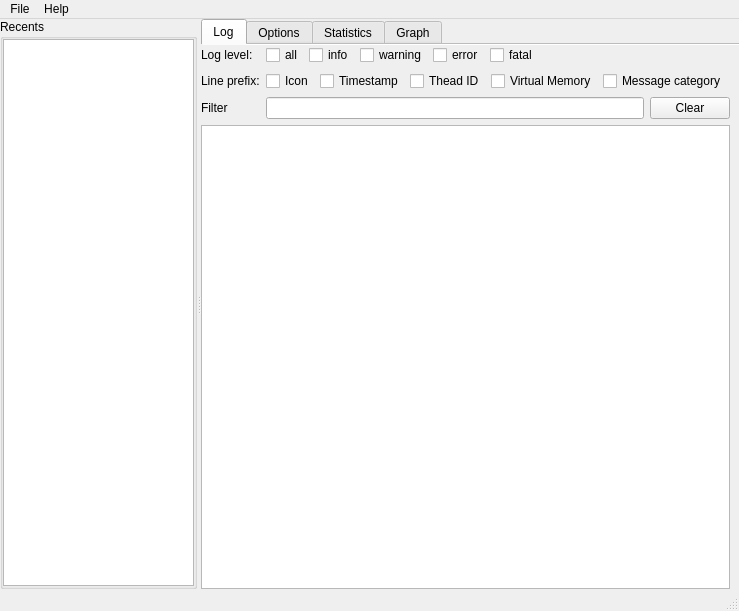
<?xml version="1.0" encoding="UTF-8"?>
<ui version="4.0">
 <class>MainWindow</class>
 <widget class="QMainWindow" name="MainWindow">
  <property name="geometry">
   <rect>
    <x>0</x>
    <y>0</y>
    <width>739</width>
    <height>611</height>
   </rect>
  </property>
  <property name="windowTitle">
   <string>Appleseed Log Parser</string>
  </property>
  <widget class="QWidget" name="centralwidget">
   <layout class="QHBoxLayout" name="horizontalLayout">
    <property name="margin">
     <number>0</number>
    </property>
    <item>
     <widget class="QSplitter" name="splitter">
      <property name="orientation">
       <enum>Qt::Horizontal</enum>
      </property>
      <widget class="QGroupBox" name="groupBox_3">
       <property name="title">
        <string>Recents</string>
       </property>
       <layout class="QVBoxLayout" name="verticalLayout">
        <property name="margin">
         <number>0</number>
        </property>
        <item>
         <widget class="QListWidget" name="recent_log_files_listWidget">
          <property name="contextMenuPolicy">
           <enum>Qt::CustomContextMenu</enum>
          </property>
         </widget>
        </item>
       </layout>
      </widget>
      <widget class="QTabWidget" name="tabWidget">
       <property name="currentIndex">
        <number>0</number>
       </property>
       <property name="documentMode">
        <bool>true</bool>
       </property>
       <widget class="QWidget" name="log_tab">
        <attribute name="title">
         <string>Log</string>
        </attribute>
        <layout class="QVBoxLayout" name="verticalLayout_2">
         <property name="leftMargin">
          <number>0</number>
         </property>
         <property name="topMargin">
          <number>0</number>
         </property>
         <property name="bottomMargin">
          <number>0</number>
         </property>
         <item>
          <layout class="QFormLayout" name="formLayout">
           <item row="0" column="0">
            <widget class="QLabel" name="log_level_label">
             <property name="statusTip">
              <string>Display or hide the log's lines depending on its level.</string>
             </property>
             <property name="text">
              <string>Log level:</string>
             </property>
            </widget>
           </item>
           <item row="0" column="1">
            <layout class="QHBoxLayout" name="horizontalLayout_3">
             <item>
              <widget class="QCheckBox" name="all_cb">
               <property name="text">
                <string>all</string>
               </property>
              </widget>
             </item>
             <item>
              <widget class="QCheckBox" name="info_cb">
               <property name="text">
                <string>info</string>
               </property>
              </widget>
             </item>
             <item>
              <widget class="QCheckBox" name="warning_cb">
               <property name="text">
                <string>warning</string>
               </property>
              </widget>
             </item>
             <item>
              <widget class="QCheckBox" name="error_cb">
               <property name="text">
                <string>error</string>
               </property>
              </widget>
             </item>
             <item>
              <widget class="QCheckBox" name="fatal_cb">
               <property name="text">
                <string>fatal</string>
               </property>
              </widget>
             </item>
             <item>
              <spacer name="horizontalSpacer_2">
               <property name="orientation">
                <enum>Qt::Horizontal</enum>
               </property>
               <property name="sizeHint" stdset="0">
                <size>
                 <width>40</width>
                 <height>20</height>
                </size>
               </property>
              </spacer>
             </item>
            </layout>
           </item>
           <item row="1" column="0">
            <widget class="QLabel" name="label_2">
             <property name="text">
              <string>Line prefix:</string>
             </property>
            </widget>
           </item>
           <item row="1" column="1">
            <layout class="QHBoxLayout" name="horizontalLayout_4">
             <item>
              <widget class="QCheckBox" name="icon_cb">
               <property name="text">
                <string>Icon</string>
               </property>
              </widget>
             </item>
             <item>
              <widget class="QCheckBox" name="timestamp_cb">
               <property name="text">
                <string>Timestamp</string>
               </property>
              </widget>
             </item>
             <item>
              <widget class="QCheckBox" name="thread_id_cb">
               <property name="text">
                <string>Thead ID</string>
               </property>
              </widget>
             </item>
             <item>
              <widget class="QCheckBox" name="vm_cb">
               <property name="text">
                <string>Virtual Memory</string>
               </property>
              </widget>
             </item>
             <item>
              <widget class="QCheckBox" name="msg_cat_cb">
               <property name="text">
                <string>Message category</string>
               </property>
              </widget>
             </item>
             <item>
              <spacer name="horizontalSpacer">
               <property name="orientation">
                <enum>Qt::Horizontal</enum>
               </property>
               <property name="sizeHint" stdset="0">
                <size>
                 <width>40</width>
                 <height>20</height>
                </size>
               </property>
              </spacer>
             </item>
            </layout>
           </item>
           <item row="2" column="0">
            <widget class="QLabel" name="filter_label">
             <property name="text">
              <string>Filter</string>
             </property>
            </widget>
           </item>
           <item row="2" column="1">
            <layout class="QHBoxLayout" name="horizontalLayout_2" stretch="1,0">
             <item>
              <widget class="QLineEdit" name="filter_lineEdit"/>
             </item>
             <item>
              <widget class="QPushButton" name="clear_filter_button">
               <property name="text">
                <string>Clear</string>
               </property>
               <property name="icon">
                <iconset theme="edit-clear">
                 <normaloff/>
                </iconset>
               </property>
               <property name="iconSize">
                <size>
                 <width>16</width>
                 <height>16</height>
                </size>
               </property>
              </widget>
             </item>
            </layout>
           </item>
          </layout>
         </item>
         <item>
          <widget class="QListWidget" name="filtered_log_listWidget">
           <property name="font">
            <font>
             <family>Monospace</family>
            </font>
           </property>
           <property name="contextMenuPolicy">
            <enum>Qt::CustomContextMenu</enum>
           </property>
           <property name="selectionMode">
            <enum>QAbstractItemView::ExtendedSelection</enum>
           </property>
          </widget>
         </item>
        </layout>
       </widget>
       <widget class="QWidget" name="options_tab">
        <attribute name="title">
         <string>Options</string>
        </attribute>
        <widget class="QGroupBox" name="frame_setting_groupBox">
         <property name="geometry">
          <rect>
           <x>30</x>
           <y>60</y>
           <width>231</width>
           <height>251</height>
          </rect>
         </property>
         <property name="title">
          <string>Frame settings</string>
         </property>
         <layout class="QVBoxLayout" name="verticalLayout_3">
          <item>
           <layout class="QFormLayout" name="frame_setting_formLayout">
            <property name="fieldGrowthPolicy">
             <enum>QFormLayout::AllNonFixedFieldsGrow</enum>
            </property>
            <item row="0" column="0">
             <widget class="QLabel" name="frame_setting_resolution_label">
              <property name="text">
               <string>Resolution</string>
              </property>
             </widget>
            </item>
            <item row="0" column="1">
             <widget class="QLabel" name="frame_setting_resolution_value_label">
              <property name="text">
               <string>TextLabel</string>
              </property>
             </widget>
            </item>
            <item row="1" column="0">
             <widget class="QLabel" name="frame_setting_tile_size_label">
              <property name="text">
               <string>Tile size</string>
              </property>
             </widget>
            </item>
            <item row="1" column="1">
             <widget class="QLabel" name="frame_setting_tile_size_value_label">
              <property name="text">
               <string>TextLabel</string>
              </property>
             </widget>
            </item>
            <item row="3" column="0">
             <widget class="QLabel" name="frame_setting_filter_label">
              <property name="text">
               <string>Filter</string>
              </property>
             </widget>
            </item>
            <item row="3" column="1">
             <widget class="QLabel" name="frame_setting_filter_value_label">
              <property name="text">
               <string>TextLabel</string>
              </property>
             </widget>
            </item>
            <item row="4" column="0">
             <widget class="QLabel" name="frame_setting_filter_size_label">
              <property name="text">
               <string>Filter size</string>
              </property>
             </widget>
            </item>
            <item row="4" column="1">
             <widget class="QLabel" name="frame_setting_filter_size_value_label">
              <property name="text">
               <string>TextLabel</string>
              </property>
             </widget>
            </item>
            <item row="5" column="0">
             <widget class="QLabel" name="frame_setting_color_space_label">
              <property name="text">
               <string>Color space</string>
              </property>
             </widget>
            </item>
            <item row="5" column="1">
             <widget class="QLabel" name="frame_setting_color_space_value_label">
              <property name="text">
               <string>TextLabel</string>
              </property>
             </widget>
            </item>
            <item row="6" column="0">
             <widget class="QLabel" name="frame_setting_premult_alpha_label">
              <property name="text">
               <string>Premult. alpha</string>
              </property>
             </widget>
            </item>
            <item row="6" column="1">
             <widget class="QLabel" name="frame_setting_premult_alpha_value_label">
              <property name="text">
               <string>TextLabel</string>
              </property>
             </widget>
            </item>
            <item row="7" column="0">
             <widget class="QLabel" name="frame_setting_clamping_label">
              <property name="text">
               <string>Clamping</string>
              </property>
             </widget>
            </item>
            <item row="7" column="1">
             <widget class="QLabel" name="frame_setting_clamping_value_label">
              <property name="text">
               <string>TextLabel</string>
              </property>
             </widget>
            </item>
            <item row="8" column="0">
             <widget class="QLabel" name="frame_setting_gamma_correction_label">
              <property name="text">
               <string>Gamma correction</string>
              </property>
             </widget>
            </item>
            <item row="8" column="1">
             <widget class="QLabel" name="frame_setting_gamma_correction_value_label">
              <property name="text">
               <string>TextLabel</string>
              </property>
             </widget>
            </item>
            <item row="9" column="0">
             <widget class="QLabel" name="frame_setting_crop_window_label">
              <property name="text">
               <string>Crop window</string>
              </property>
             </widget>
            </item>
            <item row="9" column="1">
             <widget class="QLabel" name="frame_setting_crop_window_value_label">
              <property name="text">
               <string>TextLabel</string>
              </property>
             </widget>
            </item>
            <item row="2" column="0">
             <widget class="QLabel" name="frame_setting_pixel_format_label">
              <property name="text">
               <string>Pixel format</string>
              </property>
             </widget>
            </item>
            <item row="2" column="1">
             <widget class="QLabel" name="frame_setting_pixel_format_value_label">
              <property name="text">
               <string>TextLabel</string>
              </property>
             </widget>
            </item>
           </layout>
          </item>
         </layout>
        </widget>
       </widget>
       <widget class="QWidget" name="tab_3">
        <attribute name="title">
         <string>Statistics</string>
        </attribute>
       </widget>
       <widget class="QWidget" name="graph_tab">
        <attribute name="title">
         <string>Graph</string>
        </attribute>
       </widget>
      </widget>
     </widget>
    </item>
   </layout>
  </widget>
  <widget class="QMenuBar" name="menubar">
   <property name="geometry">
    <rect>
     <x>0</x>
     <y>0</y>
     <width>739</width>
     <height>23</height>
    </rect>
   </property>
   <widget class="QMenu" name="menuFile">
    <property name="title">
     <string>File</string>
    </property>
    <addaction name="action_Open_log_file"/>
    <addaction name="action_Quit"/>
   </widget>
   <widget class="QMenu" name="menuHelp">
    <property name="title">
     <string>Help</string>
    </property>
    <addaction name="action_About_Appleseed"/>
    <addaction name="action_About_Appleseed_Log_Parser"/>
   </widget>
   <addaction name="menuFile"/>
   <addaction name="menuHelp"/>
  </widget>
  <widget class="QStatusBar" name="statusbar"/>
  <action name="action_Open_log_file">
   <property name="icon">
    <iconset theme="document-open">
     <normaloff/>
    </iconset>
   </property>
   <property name="text">
    <string>Open log file...</string>
   </property>
   <property name="toolTip">
    <string>Open an Appleseed log file</string>
   </property>
   <property name="shortcut">
    <string>Ctrl+O</string>
   </property>
  </action>
  <action name="action_About_Appleseed">
   <property name="text">
    <string>About Appleseed</string>
   </property>
  </action>
  <action name="action_About_Appleseed_Log_Parser">
   <property name="icon">
    <iconset theme="help-about">
     <normaloff/>
    </iconset>
   </property>
   <property name="text">
    <string>About Appleseed Log Parser</string>
   </property>
  </action>
  <action name="action_Quit">
   <property name="icon">
    <iconset theme="application-exit">
     <normaloff/>
    </iconset>
   </property>
   <property name="text">
    <string>Quit</string>
   </property>
   <property name="shortcut">
    <string>Ctrl+Q</string>
   </property>
  </action>
 </widget>
 <resources/>
 <connections/>
</ui>
